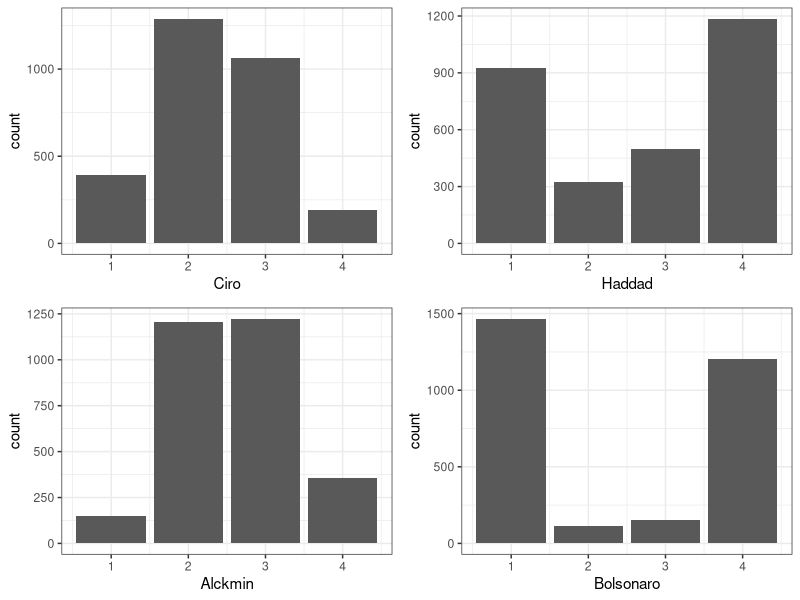

Recreate this plot in R.
library("ggpubr")

corrected_indexes1<- read.csv("./dfs/corrected_indexes_1.csv")



## list.files("./")

fn_that_should_be_anonymous <-  function (candidatename,df) {
df %>% ggplot(
aes(x = .data[[candidatename]])) +
  geom_bar(aes( fill = .data[[candidatename]]  ),
           position = position_dodge()) + theme_bw() }

# R doesn't fucking understand pointers. Outrageous.
ciroplot1 <- fn_that_should_be_anonymous("Ciro", corrected_indexes1)
haddadplot1 <- fn_that_should_be_anonymous("Haddad", corrected_indexes1)
alckminplot1 <- fn_that_should_be_anonymous("Alckmin", corrected_indexes1)
bozoplot1 <- fn_that_should_be_anonymous("Bolsonaro", corrected_indexes1)

position_counts1 <- ggarrange(ciroplot1, haddadplot1, alckminplot1, bozoplot1 , ncol = 2, nrow = 2)



position_counts1 %>% ggsave("../writing/images/corrected1_indexes_plot.png",
                            plot = ., dpi = 500)
